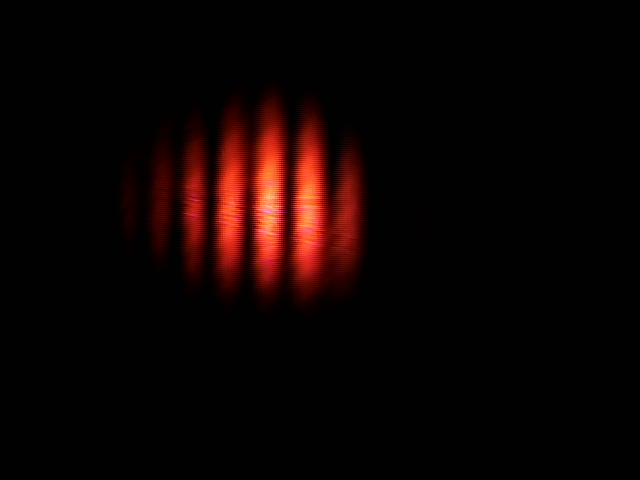
%> input picture jan_20_analysis/jan20_mz_inc_100_no_etalon_beam.bmp, 640 x 480 px
$ octave plotting_images.m   (GNU Octave 9; MATLAB toolbox functions it lacks are replaced by stand-ins)
%> lines starting %> are read from the running program, lines starting %| are printed output that depends on the picture
### jan_20_analysis/fit_100um.m
function [fitresult, gof, xData, yData, excludedPoints] = fit_100um(dist, inc_100_sum)
%CREATEFIT(DIST,INC_100_SUM)
%  Create a fit.
%
%  Data for 'untitled fit 1' fit:
%      X Input : dist
%      Y Output: inc_100_sum
%  Output:
%      fitresult : a fit object representing the fit.
%      gof : structure with goodness-of fit info.
%
%  See also FIT, CFIT, SFIT.

%  Auto-generated by MATLAB on 06-Feb-2020 00:35:53


%% Fit: 'untitled fit 1'.
[xData, yData] = prepareCurveData( dist, inc_100_sum );

% Set up fittype and options.
ft = fittype( 'fourier1' );
excludedPoints = excludedata( xData, yData, 'Indices', [1 2 3 4 5 6 7 8 9 10 11 12 13 14 15 16 17 18 19 20 21 22 23 24 25 26 27 28 29 30 31 32 33 34 35 36 37 38 39 40 41 42 43 44 45 46 47 48 49 50 51 52 53 54 55 56 57 58 59 60 61 62 63 64 65 66 67 68 69 70 71 72 73 74 75 76 77 78 79 80 81 82 83 84 85 86 87 88 89 90 91 92 93 94 95 96 97 98 99 100 101 102 103 104 105 106 107 108 109 110 112 113 114 115 116 117 118 119 120 225 226 227 228 229 230 231 232 233 234 235 236 237 238 239 240 241 242 243 244 245 246 247 248 249 250 251 252 253 254 255 256 257 258 259 260 261 262 263 264 265 266 267 268 269 270 271 272 273 274 275 276 277 278 279 280 281 282 283 284 285 286 287 288 289 290 291 292 293 294 295 296 297 298 299 300 301] );
opts = fitoptions( 'Method', 'NonlinearLeastSquares' );
opts.Display = 'Off';
opts.StartPoint = [0 0 0 0.0152335090423004];
opts.Exclude = excludedPoints;

% Fit model to data.
[fitresult, gof] = fit( xData, yData, ft, opts );

### jan_20_analysis/plotting_images.m
clear all;
close all;
clc;

distance_per_pixel = 460/42.0083;

dist = 0:distance_per_pixel:(distance_per_pixel*300);

inc_100 = imread('jan20_mz_inc_100_no_etalon_beam.bmp');
%> inc_100 is the input picture: size 480x640x3 uint8; mean R, G, B 13.4, 3.3, 2.3
inc_200 = imread('jan20_mz_inc_200_no_etalon_beam.bmp');
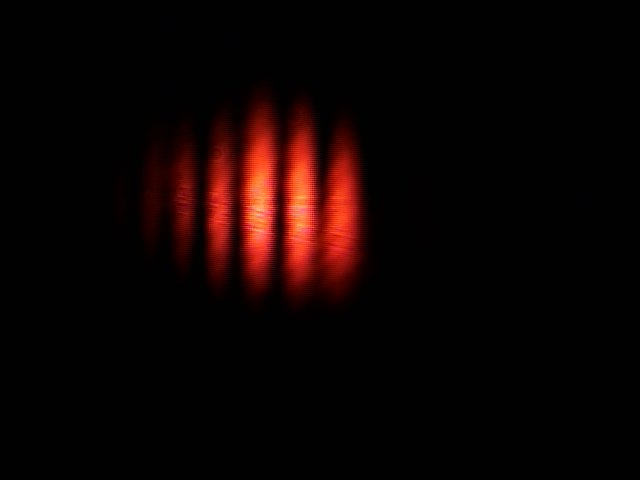
%> input picture jan_20_analysis/jan20_mz_inc_200_no_etalon_beam.bmp, 640 x 480 px
%> inc_200 is the input picture: size 480x640x3 uint8; mean R, G, B 13.8, 3.3, 2.3
inc_300 = imread('jan20_mz_inc_300_no_etalon_beam.bmp');
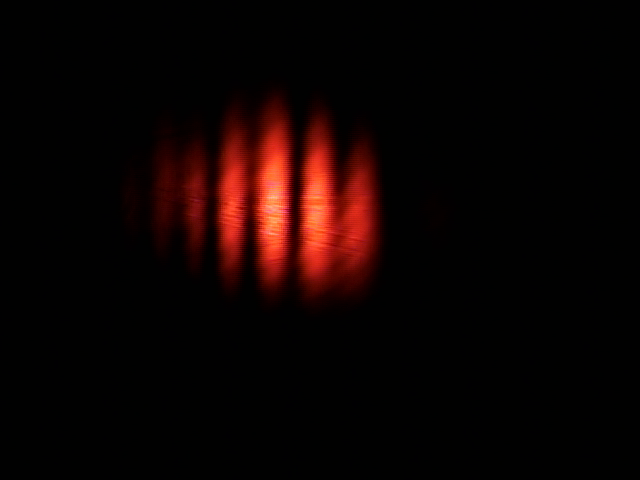
%> input picture jan_20_analysis/jan20_mz_inc_300_no_etalon_beam.bmp, 640 x 480 px
%> inc_300 is the input picture: size 480x640x3 uint8; mean R, G, B 14.1, 3.2, 2.3
inc_400 = imread('jan20_mz_inc_400_no_etalon_beam.bmp');
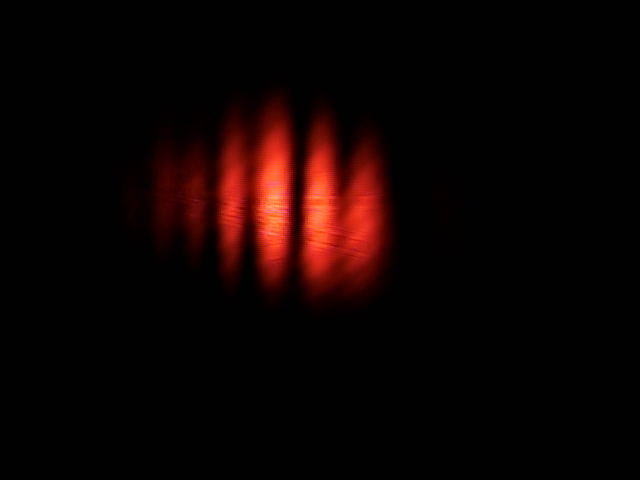
%> input picture jan_20_analysis/jan20_mz_inc_400_no_etalon_beam.bmp, 640 x 480 px
%> inc_400 is the input picture: size 480x640x3 uint8; mean R, G, B 14.5, 3.2, 2.2
inc_500 = imread('jan20_mz_inc_500_no_etalon_beam.bmp');
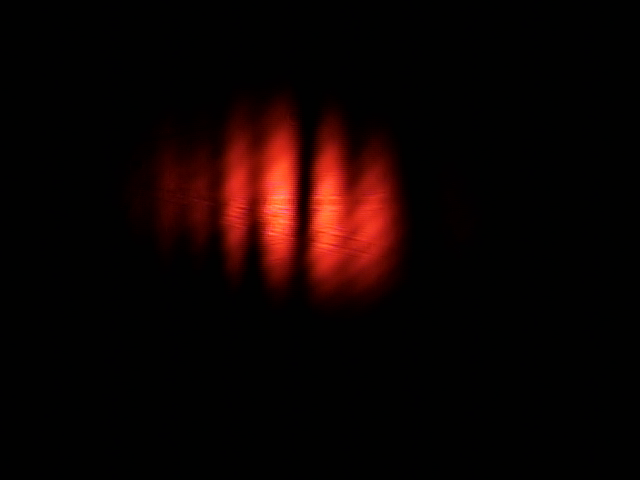
%> input picture jan_20_analysis/jan20_mz_inc_500_no_etalon_beam.bmp, 640 x 480 px
%> inc_500 is the input picture: size 480x640x3 uint8; mean R, G, B 15, 3.1, 2.1

vec = [100 100 300 300];

inc_100 = imcrop(inc_100,vec);
%> inc_100: size 301x301x3 uint8
inc_200 = imcrop(inc_200,vec);
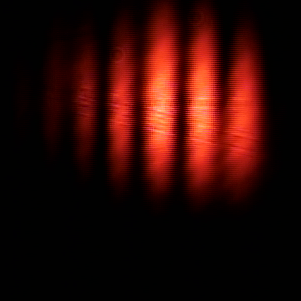
%> inc_200: size 301x301x3 uint8; mean R, G, B 44.3, 8.9, 5.4
inc_300 = imcrop(inc_300,vec);
%> inc_300: size 301x301x3 uint8
inc_400 = imcrop(inc_400,vec);
%> inc_400: size 301x301x3 uint8
inc_500 = imcrop(inc_500,vec);
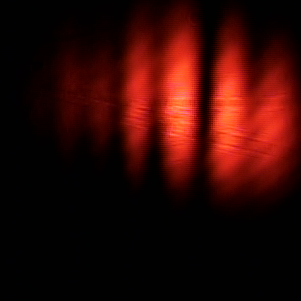
%> inc_500: size 301x301x3 uint8; mean R, G, B 48, 8.2, 4.9

inc_100_gray = rgb2gray(inc_100);
inc_200_gray = rgb2gray(inc_200);
inc_300_gray = rgb2gray(inc_300);
inc_400_gray = rgb2gray(inc_400);
inc_500_gray = rgb2gray(inc_500);
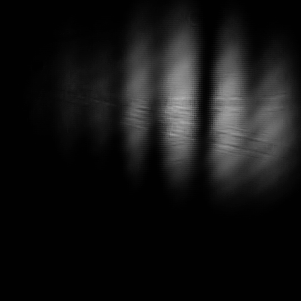
%> inc_500_gray: size 301x301 uint8; min 1, max 180, mean 19.7

inc_100_sum = sum(inc_100_gray, 1);
%> inc_100_sum = 301 values, max 21769 at index 170, min 301 at index 1, mean 5629.1
inc_200_sum = sum(inc_200_gray, 1);
%> inc_200_sum = 301 values, max 20708 at index 161, min 301 at index 1, mean 5758.6
inc_300_sum = sum(inc_300_gray, 1);
%> inc_300_sum = 301 values, max 20785 at index 176, min 301 at index 1, mean 5781.6
inc_400_sum = sum(inc_400_gray, 1);
%> inc_400_sum = 301 values, max 19510 at index 176, min 301 at index 1, mean 5897.7
inc_500_sum = sum(inc_500_gray, 1);
%> inc_500_sum = 301 values, max 17884 at index 181, min 301 at index 1, mean 5942.5
%> the run ends on the next line

[fitresult_inc_100, gof_inc_100, xData_inc_100, yData_inc_100, excludedPoints_inc_100] = fit_100um(dist, inc_100_sum);
